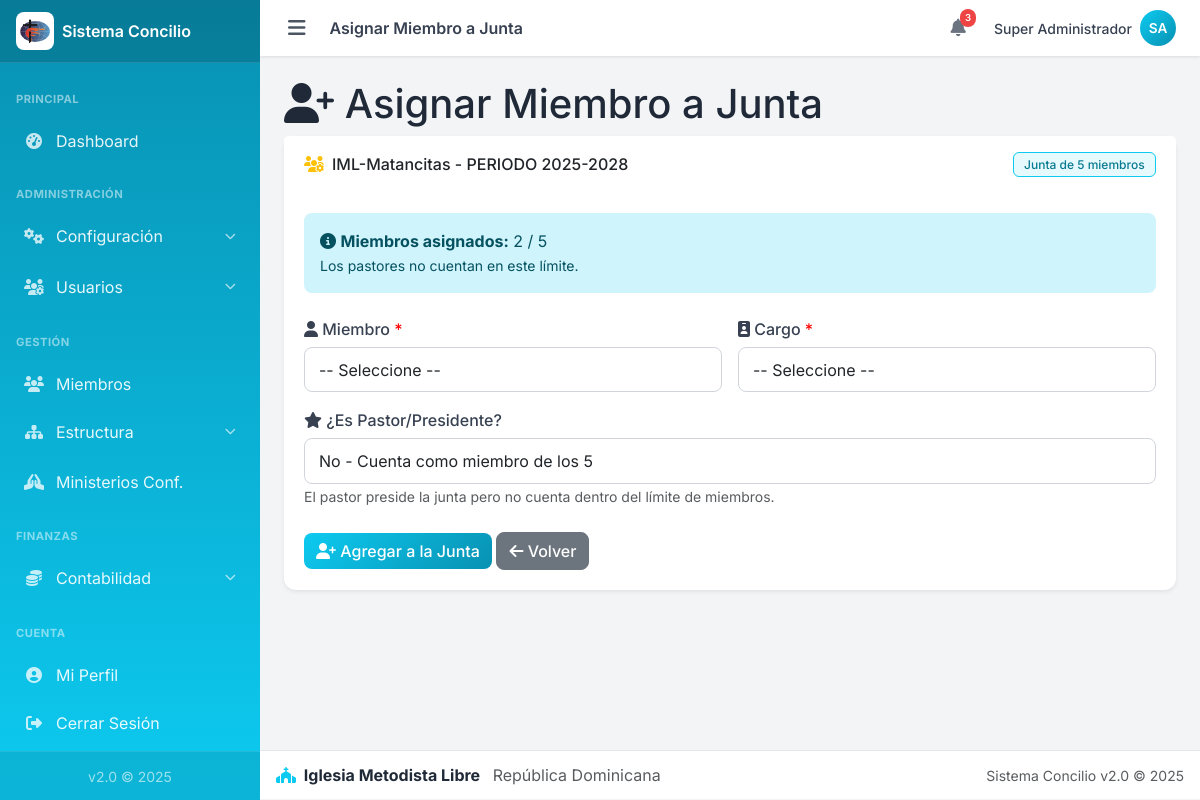
The page /admin/estructura/junta/asignar.php?junta_id=1 (signed in) on the database its author committed.
### tables this page shows
CREATE TABLE `juntas` (
  `id` int(11) NOT NULL,
  `iglesia_id` int(11) NOT NULL,
  `periodo_id` int(11) NOT NULL,
  `tipo` enum('5','7') DEFAULT '5',
  `activa` tinyint(1) DEFAULT 1,
  `creado_en` timestamp NOT NULL DEFAULT current_timestamp()
);

CREATE TABLE `iglesias` (
  `id` int(11) NOT NULL,
  `distrito_id` int(11) NOT NULL,
  `codigo` varchar(20) NOT NULL,
  `nombre` varchar(150) NOT NULL,
  `categoria` enum('Circuito','Capilla','Proyecto Evangelístico') NOT NULL DEFAULT 'Circuito',
  `direccion` varchar(255) DEFAULT NULL,
  `provincia_id` int(11) DEFAULT NULL,
  `municipio_id` int(11) DEFAULT NULL,
  `telefono` varchar(30) DEFAULT NULL,
  `correo` varchar(150) DEFAULT NULL,
  `activo` tinyint(1) NOT NULL DEFAULT 1,
  `creado_en` timestamp NOT NULL DEFAULT current_timestamp()
);

CREATE TABLE `periodos_iglesia` (
  `id` int(11) NOT NULL,
  `iglesia_id` int(11) NOT NULL,
  `nombre` varchar(100) NOT NULL,
  `fecha_inicio` date NOT NULL,
  `fecha_fin` date NOT NULL,
  `activo` tinyint(1) DEFAULT 1,
  `creado_en` timestamp NOT NULL DEFAULT current_timestamp()
);

### admin/estructura/junta/asignar.php (the view, shortened to what this page needs)
<?php
require_once __DIR__ . '/../../includes/header.php';
require_once __DIR__ . '/../../../config/config.php';
$junta_id = (int)($_GET['junta_id'] ?? 0);
$stmt = $conexion->prepare("SELECT j.*, i.nombre AS iglesia_nombre, p.nombre AS periodo_nombre
                            FROM juntas j
                            INNER JOIN iglesias i ON i.id = j.iglesia_id
                            INNER JOIN periodos_iglesia p ON p.id = j.periodo_id
                            WHERE j.id = ? AND j.activa = 1");
$stmt->bind_param("i", $junta_id);
$stmt->execute();
$junta = $stmt->get_result()->fetch_assoc();
$iglesia_id = $junta['iglesia_id'];
$stmt = $conexion->prepare("SELECT m.id, m.nombre, m.apellido, m.foto
                            FROM miembros m
                            WHERE m.iglesia_id = ? AND m.estado = 'activo'
                            AND m.id NOT IN (SELECT miembro_id FROM junta_miembros WHERE junta_id = ? AND activo = 1)
                            ORDER BY m.nombre, m.apellido");
$stmt->bind_param("ii", $iglesia_id, $junta_id);
$stmt->execute();
$miembros_disponibles = $stmt->get_result()->fetch_all(MYSQLI_ASSOC);
$stmt = $conexion->prepare("SELECT COUNT(*) as total FROM junta_miembros WHERE junta_id = ? AND es_pastor = 0 AND activo = 1");
$stmt->bind_param("i", $junta_id);
$stmt->execute();
$conteo = $stmt->get_result()->fetch_assoc();
$miembros_actuales = $conteo['total'];
?>
<div class="content-header">
    <h1><i class="fas fa-user-plus"></i> Asignar Miembro a Junta</h1>
</div>
<div class="card border-0 shadow-sm">
    <div class="card-header bg-white border-0 py-3">
        <div class="d-flex justify-content-between align-items-center flex-wrap gap-2">
            <h6 class="mb-0">
                <i class="fas fa-users-cog text-warning me-2"></i><?php echo htmlspecialchars($junta['iglesia_nombre']); ?> - <?php echo htmlspecialchars($junta['periodo_nombre']); ?>
            </h6>
            <span class="badge bg-info bg-opacity-10 text-info border border-info">
                Junta de <?php echo $junta['tipo']; ?> miembros
            </span>
        </div>
    </div>
    <div class="card-body">
        <div class="alert alert-info mb-4">
            <i class="fas fa-info-circle"></i>
            <strong>Miembros asignados:</strong> <?php echo $miembros_actuales; ?> / <?php echo $junta['tipo']; ?>
            <br><small>Los pastores no cuentan en este límite.</small>
        </div>
        <?php if (empty($miembros_disponibles)): ?>
            <div class="alert alert-warning">
                <i class="fas fa-exclamation-triangle"></i> No hay miembros disponibles para agregar.
                Primero debe <a href="../../miembros/crear.php">registrar miembros</a> en la iglesia.
            </div>
        <?php else: ?>
            <form method="post" action="guardar_miembro.php">
                <div style="display: grid; grid-template-columns: repeat(auto-fit, minmax(250px, 1fr)); gap: 1rem;">
                    <div class="mb-3">
                        <label class="form-label">
                            <i class="fas fa-user"></i> Miembro <span style="color:red;">*</span>
                        </label>
                        <select name="miembro_id" class="form-control" required>
                            <option value="">-- Seleccione --</option>
                        </select>
                    </div>
                    <div class="mb-3">
                        <label class="form-label">
                            <i class="fas fa-id-badge"></i> Cargo <span style="color:red;">*</span>
                        </label>
                        <select name="cargo_id" class="form-control" required>
                            <option value="">-- Seleccione --</option>
                        </select>
                    </div>
                </div>
                <div class="mb-3">
                    <label class="form-label">
                        <i class="fas fa-star"></i> ¿Es Pastor/Presidente?
                    </label>
                    <select name="es_pastor" class="form-control">
                        <option value="0">No - Cuenta como miembro de los <?php echo $junta['tipo']; ?></option>
                    </select>
                    <small class="text-muted">El pastor preside la junta pero no cuenta dentro del límite de miembros.</small>
                </div>
                <div style="margin-top: 1.5rem;">
                    <button type="submit" class="btn btn-primary">
                        <i class="fas fa-user-plus"></i> Agregar a la Junta
                    </button>
                    <a href="index.php?iglesia_id=<?php echo $iglesia_id; ?>" class="btn btn-secondary">
                        <i class="fas fa-arrow-left"></i> Volver
                    </a>
                </div>
            </form>
        <?php endif; ?>
    </div>
</div>
<?php require_once __DIR__ . '/../../includes/footer.php'; ?>

### css/custom.css (style rules this page uses)
:root { --primary: #0dcaf0; --primary-dark: #0891b2; --primary-light: #67e8f9; --primary-darker: #0e7490; --success: #10b981; --warning: #f59e0b; --danger: #ef4444; --info: #3b82f6; --gray-50: #f9fafb; --gray-100: #f3f4f6; --gray-200: #e5e7eb; --gray-300: #d1d5db; --gray-400: #9ca3af; --gray-500: #6b7280; --gray-600: #4b5563; --gray-700: #374151; --gray-800: #1f2937; --gray-900: #111827; --sidebar-width: 260px; --navbar-height: 56px; --footer-height: 50px; --shadow-sm: 0 1px 2px rgba(0, 0, 0, 0.05); --shadow: 0 1px 3px rgba(0, 0, 0, 0.1); --shadow-md: 0 4px 6px rgba(0, 0, 0, 0.1); --shadow-lg: 0 10px 15px rgba(0, 0, 0, 0.1); --font-family: 'Inter', -apple-system, BlinkMacSystemFont, sans-serif; }
* { box-sizing: border-box; }
html { scroll-behavior: smooth; -webkit-tap-highlight-color: transparent; }
body { font-family: var(--font-family); background: var(--gray-100); color: var(--gray-800); margin: 0; padding: 0; min-height: 100vh; }
.card { border: none; border-radius: 0.75rem; box-shadow: var(--shadow); background: #fff; margin-bottom: 1rem; }
.card-header { background: #fff; border-bottom: 1px solid var(--gray-200); padding: 1rem 1.25rem; font-weight: 600; border-radius: 0.75rem 0.75rem 0 0; }
.card-body { padding: 1.25rem; }
.btn { font-weight: 500; border-radius: 0.5rem; transition: all 0.2s ease; }
.btn-primary { background: linear-gradient(135deg, var(--primary) 0%, var(--primary-dark) 100%); border: none; }
.form-control, .form-select { border-radius: 0.5rem; border-color: var(--gray-300); padding: 0.6rem 0.875rem; }
.form-label { font-weight: 500; color: var(--gray-700); margin-bottom: 0.375rem; }
.badge { font-weight: 500; padding: 0.35rem 0.65rem; border-radius: 0.375rem; }
.badge.bg-info.bg-opacity-10 { background-color: rgba(13, 202, 240, 0.1) !important; color: #087990 !important; border: 1px solid #0dcaf0; }
.alert { border: none; border-radius: 0.5rem; }
body { overscroll-behavior-y: contain; }
.btn, .nav-link, .card[class*="bg-"] a { -webkit-user-select: none; user-select: none; -webkit-tap-highlight-color: transparent; }

### rows shown on the page
juntas: iglesia.nombre "IML-Matancitas", periodo.nombre "PERIODO 2025-2028", tipo "5"

### other values the page prints
$titulo_pagina "Asignar Miembro a Junta"
$USUARIO_NOMBRE "Super Administrador"
$iniciales "SA"
$miembros_actuales "2"
